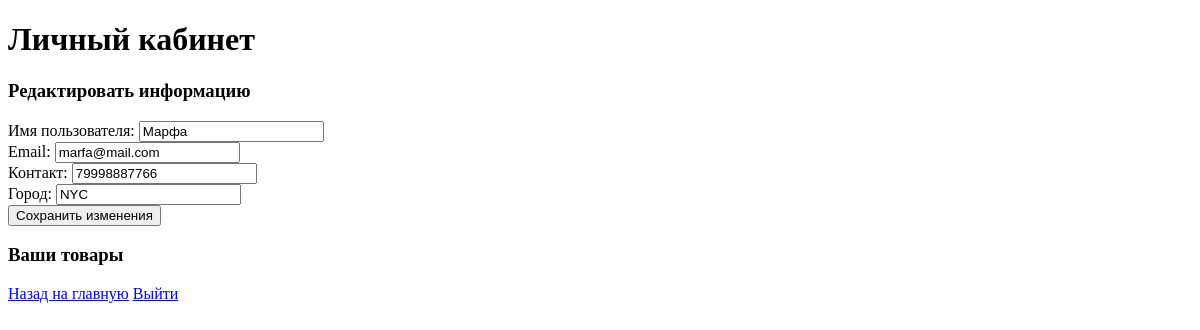
The page /profile (signed in) on the database as committed earlier.
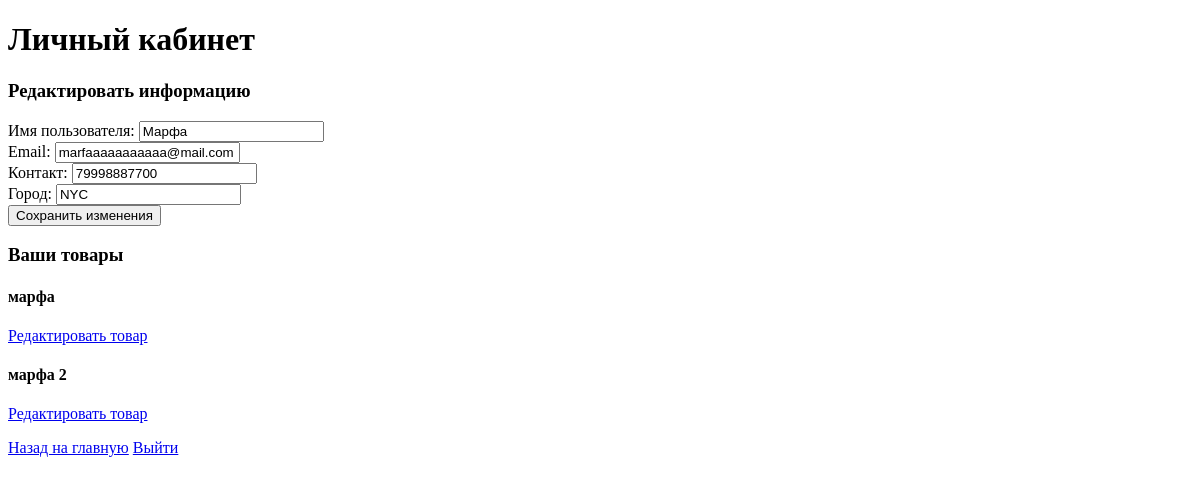
The same page on the database as committed later.
### tables this page shows
CREATE TABLE users (
        id INTEGER PRIMARY KEY AUTOINCREMENT,
        username TEXT NOT NULL,
        email TEXT NOT NULL,
        password TEXT NOT NULL,
        city TEXT NOT NULL,
        contact TEXT NOT NULL
    );

CREATE TABLE items (
        id INTEGER PRIMARY KEY AUTOINCREMENT,
        title TEXT NOT NULL,
        description TEXT NOT NULL,
        image_url TEXT,
        contact TEXT NOT NULL,
        city TEXT NOT NULL,
        user_id INTEGER NOT NULL,
        FOREIGN KEY (user_id) REFERENCES users(id)
    );

### app.py (the view, shortened to what this page needs)
@app.route('/profile', methods=['GET', 'POST'])
def profile():
    if 'user_id' not in session:
        return redirect(url_for('login'))  # Если пользователь не залогинен, перенаправить на страницу входа
    user_id = session['user_id']
    conn = get_db()
    cursor = conn.cursor()
    items = cursor.execute('SELECT * FROM items WHERE user_id = ?', (user_id,)).fetchall()
    user_info = cursor.execute('SELECT username, email, contact, city FROM users WHERE id = ?', (user_id,)).fetchone()
    conn.close()
    return render_template('profile.html', items=items, user_info=user_info)

### app.py (called while the page is built)
def get_db():
    conn = sqlite3.connect('exchange.db', check_same_thread=False)
    conn.row_factory = sqlite3.Row
    return conn

### templates/profile.html (shortened to what this page needs)
<!DOCTYPE html>
<html lang="ru">
<head>
</head>
<body>
    <h1>Личный кабинет</h1>
    <form method="POST">
        <h3>Редактировать информацию</h3>
        <label for="username">Имя пользователя:</label>
        <input type="text" id="username" name="username" value="{{ user_info[0] }}" required><br>
        <label for="email">Email:</label>
        <input type="email" id="email" name="email" value="{{ user_info[1] }}" required><br>
        <label for="contact">Контакт:</label>
        <input type="text" id="contact" name="contact" value="{{ user_info[2] }}" required><br>
        <label for="city">Город:</label>
        <input type="text" id="city" name="city" value="{{ user_info[3] }}" required><br>
        <button type="submit">Сохранить изменения</button>
    </form>
    <h3>Ваши товары</h3>
    <div>
        {% for item in items %}
        <div>
            <h4>{{ item['title'] }}</h4>
            <p><a href="{{ url_for('edit_item', item_id=item['id']) }}">Редактировать товар</a></p>
        </div>
        {% endfor %}
    </div>
    <a href="{{ url_for('index') }}">Назад на главную</a>
    <a href="{{ url_for('login') }}">Выйти</a>
</body>
</html>

Rows that differ between the two databases and show on the page:
changed users "Марфа": email "marfa@mail.com" → "marfaaaaaaaaaaa@mail.com"; contact "79998887766" → "79998887700"
added items: title "марфа"
added items: title "марфа 2"
